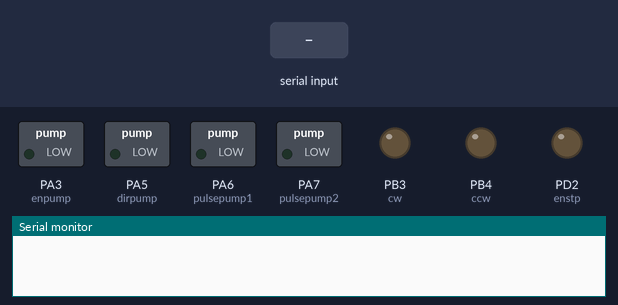
Recording of a sketch running on a simulated STM32 Blue Pill. Shown: switched loads named in the sketch (green lamp = pin HIGH), output pins drawn as LEDs (lit = HIGH), the last lines printed to the serial monitor. The test bench sets the inputs (shaded band).

Above: at 1.2 s.
1.3 s: "p10\n" received over Serial
At 2.12 s:
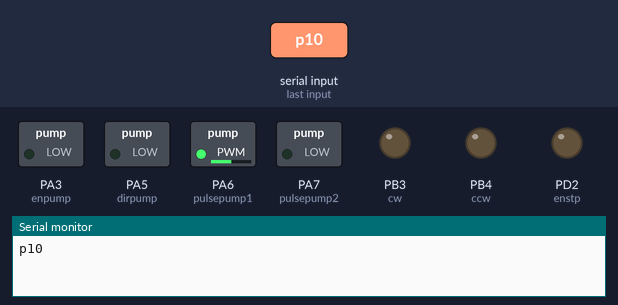
At 2.6 s:
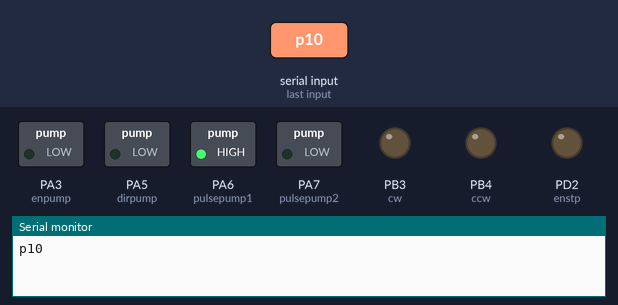
3.6 s: "step\n" received over Serial
At 9.8 s:
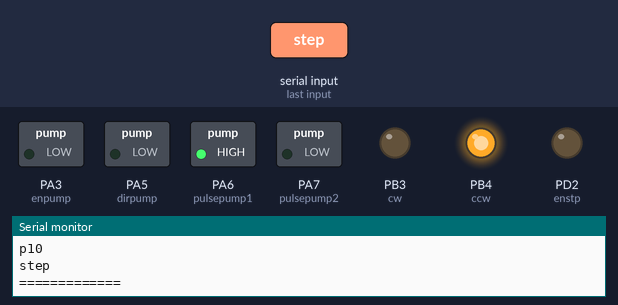
Timing chart, 0 to 11.1 s (numbered marks = the images above; inputs shaded):
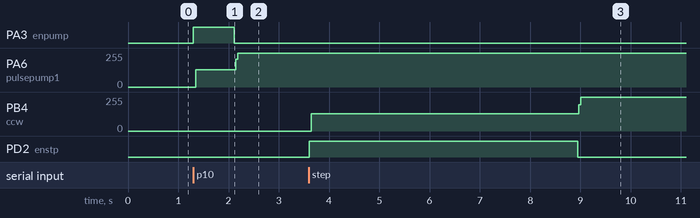

The sketch:

teststep.ino
```cpp
unsigned long currentMicros, Micros;
//#define en1   PC0
//#define dir1   PC1
//#define pul1   PC2
//#define en2   PC3
//#define dir2   PA0
//#define pul2   PA1
//#define en3   PA2
//#define dir3   PA3
//#define pul3   PA5

#define enpump        PA3
#define dirpump       PA5
#define pulsepump1    PA6
#define pulsepump2    PA7

#define enstp         PD2
#define cw            PB3
#define ccw           PB4
//#define dir2    PA0
//#define pulse2  PA1
String inputString = "";
char boolRun;
uint8_t stp = 1000;
uint16_t stp2 = 240;
uint32_t interval = millis() + 3 * 60000;
void setup() {
  pinMode(enpump,    OUTPUT);
  pinMode(dirpump,    OUTPUT);
  pinMode(pulsepump1,    OUTPUT);
  pinMode(pulsepump2,    OUTPUT);
  digitalWrite(enpump, 0);
  digitalWrite(dirpump, 0);
  digitalWrite(pulsepump1, 0);
  digitalWrite(pulsepump2, 0);
  pinMode(enstp,    OUTPUT);
  pinMode(cw,    OUTPUT);
  pinMode(ccw,    OUTPUT);
  digitalWrite(enstp, 0);
  digitalWrite(cw, 0);
  digitalWrite(ccw, 0);
  //  pinMode(d2,    INPUT_PULLUP);
  //  pinMode(u2,    INPUT_PULLUP);
  //  pinMode(en1,    OUTPUT);
  //  pinMode(dir1,    OUTPUT);
  //  pinMode(pul1,  OUTPUT);
  //  pinMode(en2,    OUTPUT);
  //  pinMode(dir2,    OUTPUT);
  //  pinMode(pul2,  OUTPUT);
  //  pinMode(en3,    OUTPUT);
  //  pinMode(dir3,    OUTPUT);
  //  pinMode(pul3,  OUTPUT);
  //  digitalWrite(en1, 0);
  //  digitalWrite(pul1, 0);
  //  digitalWrite(dir1, 0);
  //  digitalWrite(en2, 0);
  //  digitalWrite(pul2, 0);
  //  digitalWrite(dir2, 0);
  //  digitalWrite(en3, 0);
  //  digitalWrite(pul3, 0);
  //  digitalWrite(dir3, 0);
}
void serialEvent() {
  inputString = "";
  while (Serial.available()) {
    char inChar = (char)Serial.read();
    if (inChar != '\n' && inChar != ' ' && inChar != '\r') {
      inputString += inChar;

    }
  }
  Serial.println(inputString);
}
void loop() {
  //  if (inputString == "r0") {
  //    funcStepRotate(0);
  //    inputString = "";
  //  }
  //  else if (inputString == "r1") {
  //    funcStepRotate(1);
  //    inputString = "";
  //  }
  //  else if (inputString == "lr0") {
  //    funcStepLinearRight(0);
  //    inputString = "";
  //  }
  //  else if (inputString == "lr1") {
  //    funcStepLinearRight(1);
  //    inputString = "";
  //  }
  //  else if (inputString == "ll0") {
  //    funcStepLinearLeft(0) ;
  //    inputString = "";
  //  }
  //  else if (inputString == "ll1") {
  //    funcStepLinearLeft(1);
  //    inputString = "";
  //  } else if (inputString == "all") {
  //    funcCommon();
  //  }
  if (inputString == "p10") {
    funcPump1(0);
    inputString = "";
  } else if (inputString == "p11") {
    funcPump1(1);
    inputString = "";
  } else if (inputString == "p20") {
    funcPump2(0);
    inputString = "";
  } else if (inputString == "p21") {
    funcPump2(1);
    inputString = "";
  }
  else if (inputString.indexOf("step") >= 0) {
    uint8_t dir = inputString.charAt(4) - '0';
    if (millis() - interval > 1 * 60000) {
      testStep(dir);
      Serial.println("=============");
      interval = millis();
    }

    //inputString = "";
  }


}
void testStep(uint8_t dir) {
  uint16_t spe = 1000;
  uint8_t dirStp;
  if (dir)
    dirStp = cw;
  else
    dirStp = ccw;
  digitalWrite(enstp, 1);
  for (int i = 0 ; i < 15000 ; i++) {
    digitalWrite(ccw, 0);
    delayMicroseconds(spe);
    digitalWrite(ccw, 1);
    delayMicroseconds(spe);
    if (spe > 150) {
      spe -= 1;
    }
  }
  digitalWrite(enstp, 0);
}
void funcPump1(uint8_t dir) {
  uint16_t spe = 200;
  digitalWrite(dirpump, dir);
  digitalWrite(enpump, 1);
  for (int i = 0 ; i < 2000 ; i++) {
    digitalWrite(pulsepump1, 0);
    delayMicroseconds(spe);
    digitalWrite(pulsepump1, 1);
    delayMicroseconds(spe);
  }
  digitalWrite(enpump, 0);
}
void funcPump2(uint8_t dir) {
  uint16_t spe = 200;
  digitalWrite(dirpump, dir);
  digitalWrite(enpump, 1);
  for (int i = 0 ; i < 2000 ; i++) {
    digitalWrite(pulsepump2, 0);
    delayMicroseconds(spe);
    digitalWrite(pulsepump2, 1);
    delayMicroseconds(spe);
  }
  digitalWrite(enpump, 0);
}
//void funcStepRotate(uint8_t dir) {
//  uint16_t spe = 500;
//  digitalWrite(dir1, dir);
//  digitalWrite(en1, 1);
//  for (int j = 0 ; j < 20 ; j++ ) {
//    for (int i = 0 ; i < 800 ; i++) {
//      digitalWrite(pul1, 0);
//      delayMicroseconds(spe);
//      digitalWrite(pul1, 1);
//      delayMicroseconds(spe);
//    }
//    delay(1200);
//  }
//}
//void funcStepLinearRight(uint8_t dir) {
//  uint16_t spe = 150;
//  digitalWrite(en2, 1);
//  digitalWrite(dir2, dir);
//  for (int i = 0 ; i < 30000 ; i++) {
//    digitalWrite(pul2, 0);
//    delayMicroseconds(spe);
//    digitalWrite(pul2, 1);
//    delayMicroseconds(spe);
//  }
//  digitalWrite(en2, 0);
//}
//void funcStepLinearLeft(uint8_t dir) {
//  uint16_t spe = 150;
//  digitalWrite(en3, 1);
//  digitalWrite(dir3, dir);
//  for (int i = 0 ; i < 20000 ; i++) { //24500: vial
//    digitalWrite(pul3, 0);
//    delayMicroseconds(spe);
//    digitalWrite(pul3, 1);
//    delayMicroseconds(spe);
//  }
//  digitalWrite(en3, 0);
//}
//void funcCommon() {
//  uint16_t spe = 150;
//  digitalWrite(en1, 1);
//  digitalWrite(en2, 1);
//  digitalWrite(en3, 1);
//  digitalWrite(dir1, 0);
//  digitalWrite(dir2, 0);
//  digitalWrite(dir3, 0);
//  for (int i = 0 ; i < 40000 ; i++) {
//    digitalWrite(pul1, 0);
//    digitalWrite(pul2, 0);
//    digitalWrite(pul3, 0);
//    delayMicroseconds(spe);
//    digitalWrite(pul1, 1);
//    digitalWrite(pul2, 1);
//    digitalWrite(pul3, 1);
//    delayMicroseconds(spe);
//  }
//  delay(1000);
//  digitalWrite(dir1, 1);
//  digitalWrite(dir2, 1);
//  digitalWrite(dir3, 1);
//  for (int i = 0 ; i < 40000 ; i++) {
//    digitalWrite(pul1, 0);
//    digitalWrite(pul2, 0);
//    digitalWrite(pul3, 0);
//    delayMicroseconds(spe);
//    digitalWrite(pul1, 1);
//    digitalWrite(pul2, 1);
//    digitalWrite(pul3, 1);
//    delayMicroseconds(spe);
//  }
//  digitalWrite(en1, 0);
//  digitalWrite(en2, 0);
//  digitalWrite(en3, 0);
//  delay(10000);
//}
```

Measured:
- after the input at 1.3 s, PA3 (enpump): LOW → HIGH at once, → LOW 0.82 s later; PA6 (pulsepump1): 0/255 → 128/255 at once, → 255/255 0.80 s later
- after the input at 3.6 s, PB4 (ccw): 0/255 → 129/255 after 0.05 s, → 255/255 5.3 s later; PD2 (enstp): LOW → HIGH at once, → LOW 5.3 s later
